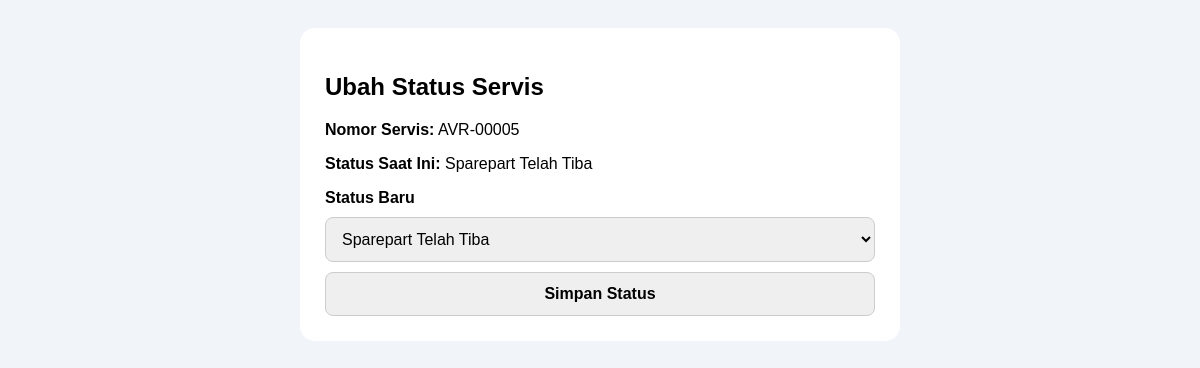
The page /ubah_status.php?nomor=AVR-00005 (signed in) on the database its author committed.
### tables this page shows
CREATE TABLE `servis` (
  `id_servis` int(11) NOT NULL,
  `nomor_servis` varchar(30) NOT NULL,
  `id_pelanggan` int(11) NOT NULL,
  `id_barang` int(11) NOT NULL,
  `tanggal_masuk` datetime NOT NULL DEFAULT current_timestamp(),
  `keluhan` text NOT NULL,
  `status_servis` varchar(50) NOT NULL DEFAULT 'Diterima',
  `qr_token` varchar(100) NOT NULL,
  `syarat_setuju` tinyint(1) NOT NULL DEFAULT 0,
  `tanggal_selesai` datetime DEFAULT NULL,
  `tanggal_diambil` datetime DEFAULT NULL,
  `created_at` datetime DEFAULT current_timestamp(),
  `updated_at` datetime DEFAULT current_timestamp() ON UPDATE current_timestamp()
);

### ubah_status.php (the view, shortened to what this page needs)
<?php
require_once "koneksi.php";
$nomor_servis = $_GET["nomor"] ?? "";
$data = null;
$status_form = $_POST["status_baru"] ?? "";
if ($nomor_servis != "") {
    $sql = "SELECT
                id_servis,
                nomor_servis,
                status_servis
            FROM servis
            WHERE nomor_servis = ?";
    $stmt = mysqli_prepare($koneksi, $sql);
    mysqli_stmt_bind_param($stmt, "s", $nomor_servis);
    mysqli_stmt_execute($stmt);
    $hasil = mysqli_stmt_get_result($stmt);
    $data = mysqli_fetch_assoc($hasil);
}
?>
<!DOCTYPE html>
<html lang="id">
<head>
</head>
<body>
    <div class="container">
        <div class="card">
            <h2>Ubah Status Servis</h2>
            <?php if ($data) { ?>
                <p>
                    <strong>Nomor Servis:</strong>
                    <?php echo htmlspecialchars($data["nomor_servis"]); ?>
                </p>
                <p>
                    <strong>Status Saat Ini:</strong>
                    <?php echo htmlspecialchars($data["status_servis"]); ?>
                </p>
                <label><strong>Status Baru</strong></label>
                <form method="POST">
                    <select name="status_baru" id="status_baru">
                        <option value="Sparepart Telah Tiba" <?php echo ($status_form !== "" ? $status_form : $data["status_servis"]) === "Sparepart Telah Tiba" ? "selected" : ""; ?>>Sparepart Telah Tiba</option>
                    </select>
                    <div class="actions">
                        <button type="submit">Simpan Status</button>
                    </div>
                </form>
            <?php } else { ?>
                <h3>Data servis tidak ditemukan</h3>
            <?php } ?>
        </div>
    </div>
</body>
</html>

### ubah_status.php (style rules this page uses)
body { font-family: Arial, sans-serif; background: #f1f5f9; padding: 20px; }
.container { max-width: 600px; margin: auto; }
.card { background: white; padding: 25px; border-radius: 15px; }
select, button { width: 100%; padding: 12px; margin-top: 10px; border-radius: 8px; border: 1px solid #ccc; font-size: 16px; }
button { cursor: pointer; font-weight: bold; }
.actions { display: flex; gap: 10px; }
.actions button, .actions .button-link { flex: 1; width: auto; text-align: center; text-decoration: none; }

### rows shown on the page
servis: nomor_servis "AVR-00005", status_servis "Sparepart Telah Tiba", status_baru "Sparepart Telah Tiba"
